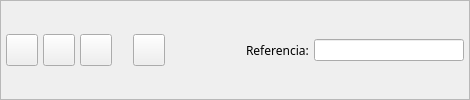
      <widget class="QFrame" name="frame_2" >
       <property name="sizePolicy" >
        <sizepolicy vsizetype="Fixed" hsizetype="Expanding" >
         <horstretch>0</horstretch>
         <verstretch>0</verstretch>
        </sizepolicy>
       </property>
       <property name="frameShape" >
        <enum>QFrame::StyledPanel</enum>
       </property>
       <property name="frameShadow" >
        <enum>QFrame::Raised</enum>
       </property>
       <layout class="QHBoxLayout" >
        <property name="spacing" >
         <number>5</number>
        </property>
        <property name="leftMargin" >
         <number>5</number>
        </property>
        <property name="topMargin" >
         <number>5</number>
        </property>
        <property name="rightMargin" >
         <number>5</number>
        </property>
        <property name="bottomMargin" >
         <number>5</number>
        </property>
        <item>
         <widget class="QToolButton" name="mui_guardar" >
          <property name="minimumSize" >
           <size>
            <width>32</width>
            <height>32</height>
           </size>
          </property>
          <property name="maximumSize" >
           <size>
            <width>32</width>
            <height>32</height>
           </size>
          </property>
          <property name="toolTip" >
           <string>Guardar presupuesto</string>
          </property>
          <property name="whatsThis" >
           <string>Guardar presupuesto</string>
          </property>
          <property name="text" >
           <string/>
          </property>
          <property name="icon" >
           <iconset resource="../../bulmages.qrc" >:/Genericos32x32/images/png/i_save.xpm</iconset>
          </property>
          <property name="iconSize" >
           <size>
            <width>32</width>
            <height>32</height>
           </size>
          </property>
          <property name="shortcut" >
           <string>Ctrl+S</string>
          </property>
         </widget>
        </item>
        <item>
         <widget class="QToolButton" name="mui_borrar" >
          <property name="minimumSize" >
           <size>
            <width>32</width>
            <height>32</height>
           </size>
          </property>
          <property name="maximumSize" >
           <size>
            <width>32</width>
            <height>32</height>
           </size>
          </property>
          <property name="toolTip" >
           <string>Borrar presupuesto</string>
          </property>
          <property name="whatsThis" >
           <string>Borrar presupuesto</string>
          </property>
          <property name="text" >
           <string/>
          </property>
          <property name="icon" >
           <iconset resource="../../bulmages.qrc" >:/Genericos32x32/images/png/i_editDelete.png</iconset>
          </property>
          <property name="iconSize" >
           <size>
            <width>32</width>
            <height>32</height>
           </size>
          </property>
          <property name="shortcut" >
           <string>Ctrl+D</string>
          </property>
         </widget>
        </item>
        <item>
         <widget class="QToolButton" name="mui_imprimir" >
          <property name="minimumSize" >
           <size>
            <width>32</width>
            <height>32</height>
           </size>
          </property>
          <property name="maximumSize" >
           <size>
            <width>32</width>
            <height>32</height>
           </size>
          </property>
          <property name="toolTip" >
           <string>Imprimir presupuesto</string>
          </property>
          <property name="whatsThis" >
           <string>Imprimir presupuesto</string>
          </property>
          <property name="text" >
           <string/>
          </property>
          <property name="icon" >
           <iconset resource="../../bulmages.qrc" >:/Genericos32x32/images/png/i_filePrint.xpm</iconset>
          </property>
          <property name="iconSize" >
           <size>
            <width>32</width>
            <height>32</height>
           </size>
          </property>
          <property name="shortcut" >
           <string>Ctrl+P</string>
          </property>
         </widget>
        </item>
        <item>
         <spacer>
          <property name="orientation" >
           <enum>Qt::Horizontal</enum>
          </property>
          <property name="sizeType" >
           <enum>QSizePolicy::Expanding</enum>
          </property>
          <property name="sizeHint" >
           <size>
            <width>16</width>
            <height>21</height>
           </size>
          </property>
         </spacer>
        </item>
        <item>
         <widget class="QToolButton" name="mui_pasarapedido" >
          <property name="minimumSize" >
           <size>
            <width>32</width>
            <height>32</height>
           </size>
          </property>
          <property name="maximumSize" >
           <size>
            <width>32</width>
            <height>32</height>
           </size>
          </property>
          <property name="toolTip" >
           <string>Generar pedido a partir de este presupuesto</string>
          </property>
          <property name="whatsThis" >
           <string>Generar pedido a partir de este presupuesto</string>
          </property>
          <property name="text" >
           <string/>
          </property>
          <property name="icon" >
           <iconset resource="../../bulmages.qrc" >:/Bulmafact48x48/images/png/48x48/i_bulmages_ventas_presupuesto_a_pedido.48x48.png</iconset>
          </property>
          <property name="iconSize" >
           <size>
            <width>32</width>
            <height>32</height>
           </size>
          </property>
         </widget>
        </item>
        <item>
         <widget class="QFrame" name="mui_plugbotones" >
          <property name="sizePolicy" >
           <sizepolicy vsizetype="Expanding" hsizetype="Minimum" >
            <horstretch>0</horstretch>
            <verstretch>0</verstretch>
           </sizepolicy>
          </property>
          <property name="frameShape" >
           <enum>QFrame::NoFrame</enum>
          </property>
          <property name="frameShadow" >
           <enum>QFrame::Plain</enum>
          </property>
          <property name="lineWidth" >
           <number>0</number>
          </property>
         </widget>
        </item>
        <item>
         <spacer>
          <property name="orientation" >
           <enum>Qt::Horizontal</enum>
          </property>
          <property name="sizeType" >
           <enum>QSizePolicy::Expanding</enum>
          </property>
          <property name="sizeHint" >
           <size>
            <width>71</width>
            <height>21</height>
           </size>
          </property>
         </spacer>
        </item>
        <item>
         <widget class="QLabel" name="label6" >
          <property name="sizePolicy" >
           <sizepolicy vsizetype="Preferred" hsizetype="Minimum" >
            <horstretch>0</horstretch>
            <verstretch>0</verstretch>
           </sizepolicy>
          </property>
          <property name="font" >
           <font>
            <family>Sans Serif</family>
            <pointsize>9</pointsize>
            <weight>50</weight>
            <italic>false</italic>
            <bold>false</bold>
            <underline>false</underline>
            <strikeout>false</strikeout>
           </font>
          </property>
          <property name="text" >
           <string>Referencia:</string>
          </property>
         </widget>
        </item>
        <item>
         <widget class="BusquedaReferencia" name="m_refpresupuesto" >
          <property name="sizePolicy" >
           <sizepolicy vsizetype="Fixed" hsizetype="Preferred" >
            <horstretch>0</horstretch>
            <verstretch>0</verstretch>
           </sizepolicy>
          </property>
          <property name="minimumSize" >
           <size>
            <width>150</width>
            <height>0</height>
           </size>
          </property>
         </widget>
        </item>
       </layout>
      </widget>
